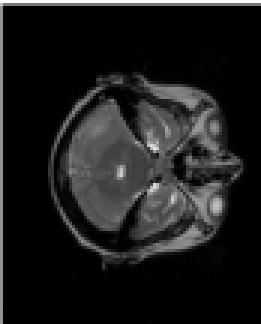
#> input picture ct.png, 87 x 108 px (shown 3 times larger)
$ python -i laplace_region_based_multi_resolution.py   (imports and definitions only)
#> lines starting #> are read from the running program, lines starting #| are printed output that depends on the picture
import cv2
import numpy as np
import matplotlib.pyplot as plt

def laplacian_pyramid(image, max_level=5):
    gaussian_pyramid = build_pyramid(image, max_level)
    laplacian_pyramid = []
    for i in range(len(gaussian_pyramid) - 1):
        size = (gaussian_pyramid[i].shape[1], gaussian_pyramid[i].shape[0])
        gaussian_expanded = cv2.pyrUp(gaussian_pyramid[i + 1], dstsize=size)
        laplacian = cv2.subtract(gaussian_pyramid[i], gaussian_expanded)
        laplacian_pyramid.append(laplacian)
    laplacian_pyramid.append(gaussian_pyramid[-1])
    return laplacian_pyramid


def build_pyramid(image, max_level=5):
    pyramid = [image]
    for _ in range(max_level):
        if image.shape[0] < 5 or image.shape[1] < 5:
            break
        image = cv2.pyrDown(image)
        pyramid.append(image)
    return pyramid


def reconstruct_from_pyramid(lap_pyramid):
    image = lap_pyramid[-1]
    for layer in reversed(lap_pyramid[:-1]):
        size = (layer.shape[1], layer.shape[0])
        image = cv2.pyrUp(image, dstsize=size)
        image = cv2.add(image, layer)
    return image


class Fusion:
    def __init__(self, input_images):
        self.input_images = input_images

    def resize_images(self, target_size=(256, 256)):
        resized_images = []
        for img in self.input_images:
            resized_img = cv2.resize(img, target_size, interpolation=cv2.INTER_AREA)
            resized_images.append(resized_img)
        return resized_images

    def detect_features(self, images):
        orb = cv2.ORB_create()
        features = []
        for image in images:
            keypoints, descriptors = orb.detectAndCompute(image, None)
            features.append((keypoints, descriptors))
        return features

    def create_feature_weight_maps(self, pyramids, features, ksize=5):
        feature_weight_maps = []
        for level_features, pyramid in zip(features, pyramids):
            level_maps = []
            for i, layer in enumerate(pyramid):
                weight_map = np.zeros_like(layer, dtype=np.float32)
                for kp in level_features[0]:  # feature[0] contains keypoints
                    x, y = int(kp.pt[0] * (layer.shape[1] / pyramid[0].shape[1])), int(kp.pt[1] * (layer.shape[0] / pyramid[0].shape[0]))
                    if 0 <= x < layer.shape[1] and 0 <= y < layer.shape[0]:
                        weight_map[y, x] = 1
                weight_map = cv2.GaussianBlur(weight_map, (ksize, ksize), 0)
                level_maps.append(weight_map)
            feature_weight_maps.append(level_maps)
        return feature_weight_maps

    def fuse(self):
        input_images = self.resize_images()
        laplacian_pyramids = [laplacian_pyramid(img, 5) for img in input_images]
        features = self.detect_features(input_images)
        feature_weight_maps = self.create_feature_weight_maps(laplacian_pyramids, features)

        fused_pyramid = self.fuse_pyramids_with_features(laplacian_pyramids, feature_weight_maps)
        fused_image = reconstruct_from_pyramid(fused_pyramid)
        return fused_image

    def fuse_pyramids_with_features(self, pyramids, feature_maps):
        fused_pyramid = []
        levels = len(pyramids[0])
        for level in range(levels):
            # Extract the corresponding weight map for this level from each set of feature maps
            weights = [feature_maps[i][level] + 1e-12 for i in range(len(feature_maps))]
            weight_sum = np.sum(weights, axis=0)  # Sum over the arrays, not over the list
            weights_normalized = [w / weight_sum for w in weights]
            layer_fusion = np.sum([pyr[level] * w for pyr, w in zip(pyramids, weights_normalized)], axis=0)
            fused_pyramid.append(layer_fusion)
        return fused_pyramid


# [13 lines of commented-out code are left out]

>>> import cv2
>>> picture = cv2.imread('ct.png')
#> picture is the input picture: shape (108, 87, 3); mean B, G, R 28.4, 28.4, 28.4
>>> result = Fusion(picture).fuse()
#> the loop in resize_images, `for img in self.input_images:` made 108 passes
#> pass 2, in resize_images, `resized_img = cv2.resize(img, target_size, interpolation=cv2.INTER_AREA)`:
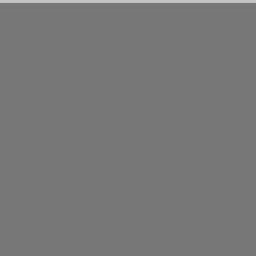
#> resized_img: shape (256, 256); min 118, max 196, mean 119.9
#> pass 3, in resize_images, `resized_img = cv2.resize(img, target_size, interpolation=cv2.INTER_AREA)`:
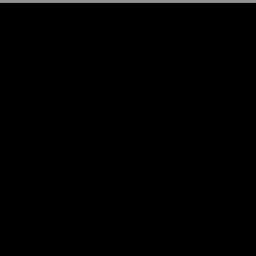
#> resized_img: shape (256, 256); min 0, max 145, mean 1.7
#> after the loop in resize_images, `for img in self.input_images:`: resized_images = 108 items
#> the loop in detect_features, `for image in images:` made 108 passes
#> the loop in create_feature_weight_maps, `for level_features, pyramid in zip(features, pyramids):` made 108 passes
#> in fuse_pyramids_with_features, `levels = len(pyramids[0])`: levels = 6
#> after the loop in fuse_pyramids_with_features, `for level in range(levels):`: fused_pyramid = 6 items
#> the loop in reconstruct_from_pyramid, `for layer in reversed(lap_pyramid[:-1]):` made 5 passes
#> size on passes 1 to 5: (16, 16), (32, 32), (64, 64), (128, 128), (256, 256)
#> pass 2, in reconstruct_from_pyramid, `image = cv2.pyrUp(image, dstsize=size)`:
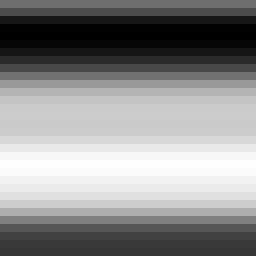
#> image: shape (32, 32) float32 (shown 8 times larger); min 12.88, max 48.66, mean 32.6; drawn with min black and max white
#> pass 2, in reconstruct_from_pyramid, `image = cv2.add(image, layer)`:
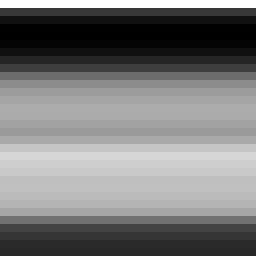
#> image: shape (32, 32) float32 (shown 8 times larger); min 12.88, max 60.9, mean 35.9; drawn with min black and max white
#> pass 3, in reconstruct_from_pyramid, `image = cv2.pyrUp(image, dstsize=size)`:
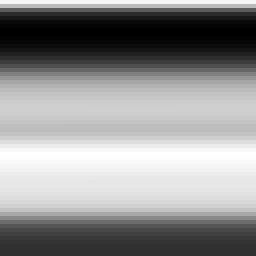
#> image: shape (64, 64) float32 (shown 4 times larger); min 13.03, max 52.69, mean 35.5; drawn with min black and max white
#> pass 3, in reconstruct_from_pyramid, `image = cv2.add(image, layer)`:
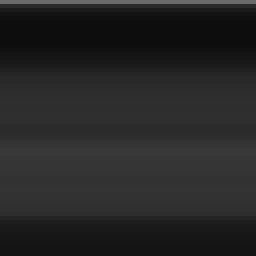
#> image: shape (64, 64) float32 (shown 4 times larger); min 13.03, max 106.8, mean 38.1

$ run again, on mri.png
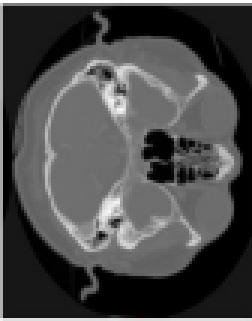
#> input picture mri.png, 84 x 107 px (shown 3 times larger)
#> picture is the input picture: shape (107, 84, 3); mean B, G, R 73.8, 73.8, 73.8
#> the loop in resize_images, `for img in self.input_images:` made 107 passes
#> after the loop in resize_images, `for img in self.input_images:`: resized_images = 107 items
#> the loop in detect_features, `for image in images:` made 107 passes
#> the loop in create_feature_weight_maps, `for level_features, pyramid in zip(features, pyramids):` made 107 passes
#> levels = 6
#> the loop in fuse_pyramids_with_features, `for level in range(levels):` made 6 passes
#> pass 1, in fuse_pyramids_with_features, `layer_fusion = np.sum([pyr[level] * w for pyr, w in zip(pyramids, weig..`:
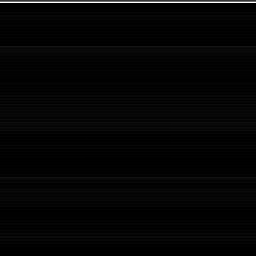
#> layer_fusion: shape (256, 256) float32; min 0, max 52.51, mean 1.2; drawn with min black and max white
#> after the loop in fuse_pyramids_with_features, `for level in range(levels):`: fused_pyramid = 6 items
#> the loop in reconstruct_from_pyramid, `for layer in reversed(lap_pyramid[:-1]):` made 5 passes
#> size on passes 1 to 5: (16, 16), (32, 32), (64, 64), (128, 128), (256, 256)
#> pass 2, in reconstruct_from_pyramid, `image = cv2.add(image, layer)`:
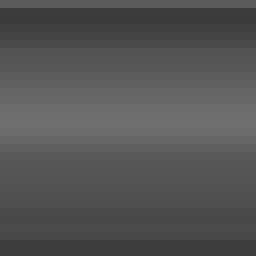
#> image: shape (32, 32) float32 (shown 8 times larger); min 59.02, max 111.6, mean 84.8
